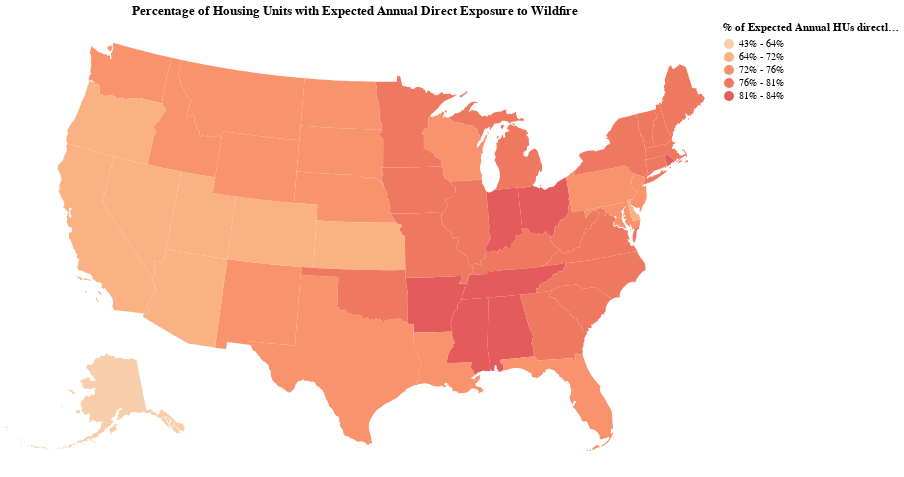

The notebook cell this image was saved under:
### Code cell
statesMap = alt.Chart(statesData).mark_geoshape().encode(
    color=alt.Color('naturalBreaks:O',
      legend=alt.Legend(title='% of Expected Annual HUs directly Exposed'),
      scale=alt.Scale(scheme='lightorange',domain=naturalBreaksLabels)),
    tooltip=[alt.Tooltip('NAME',title='State'),
      alt.Tooltip('Fraction EAHUexposed-Direct',title='% of Expected Annual HUs directly Exposed',format='.0%')]
).project(
    type='albersUsa'
).properties(
    title='Percentage of Housing Units with Expected Annual Direct Exposure to Wildfire',
    width=700,
    height=450
).configure_view(
    strokeWidth=0
)

statesMap

### Figure 1 — Vega-Lite specification as saved in the notebook (floating-point values rounded to 4 significant figures; data arrays with more than 128 entries replaced by an {"elided": "..."} marker saying what was removed)
{"config": {"view": {"continuousWidth": 400, "continuousHeight": 300, "strokeWidth": 0}}, "data": {"name": "data-d767309189206e972787be83c70af987"}, "mark": "geoshape", "encoding": {"color": {"field": "naturalBreaks", "legend": {"title": "% of Expected Annual HUs directly Exposed"}, "scale": {"domain": ["43% - 64%", "64% - 72%", "72% - 76%", "76% - 81%", "81% - 84%"], "scheme": "lightorange"}, "type": "ordinal"}, "tooltip": [{"field": "NAME", "title": "State", "type": "nominal"}, {"field": "Fraction EAHUexposed-Direct", "format": ".0%", "title": "% of Expected Annual HUs directly Exposed", "type": "quantitative"}]}, "height": 450, "projection": {"type": "albersUsa"}, "title": "Percentage of Housing Units with Expected Annual Direct Exposure to Wildfire", "width": 700, "$schema": "https://vega.github.io/schema/vega-lite/v4.17.0.json", "datasets": {"data-d767309189206e972787be83c70af987": [{"AFFGEOID": "0400000US24", "ALAND": 25151100280, "AWATER": 6979966958, "Expected Annual HU Exposed": 167.0, "Fraction EAHUexposed-Direct": 0.7398, "GEOID": "24", "LSAD": "00", "NAME": "Maryland", "STATEFP": "24", "STATENS": "01714934", "STUSPS": "MD", "Total number of exposed HUs": 1993000.0, "naturalBreaks": "72% - 76%", "quantiles": "20 - 40 percentile", "type": "Feature", "geometry": {"type": "MultiPolygon", "coordinates": {"elided": "2 rows, 534 float values in total"}}}, {"AFFGEOID": "0400000US19", "ALAND": 144661267977, "AWATER": 1084180812, "Expected Annual HU Exposed": 29.0, "Fraction EAHUexposed-Direct": 0.803, "GEOID": "19", "LSAD": "00", "NAME": "Iowa", "STATEFP": "19", "STATENS": "01779785", "STUSPS": "IA", "Total number of exposed HUs": 760600.0, "naturalBreaks": "76% - 81%", "quantiles": "0 - 20 percentile", "type": "Feature", "geometry": {"type": "Polygon", "coordinates": {"elided": "1x253x2 float values"}}}, {"AFFGEOID": "0400000US10", "ALAND": 5045925646, "AWATER": 1399985648, "Expected Annual HU Exposed": 54.0, "Fraction EAHUexposed-Direct": 0.668, "GEOID": "10", "LSAD": "00", "NAME": "Delaware", "STATEFP": "10", "STATENS": "01779781", "STUSPS": "DE", "Total number of exposed HUs": 330700.0, "naturalBreaks": "64% - 72%", "quantiles": "20 - 40 percentile", "type": "Feature", "geometry": {"type": "Polygon", "coordinates": [[[-75.77, 39.72], [-75.75, 39.76], [-75.72, 39.79], [-75.66, 39.82], [-75.59, 39.83], [-75.59, 39.83], [-75.58, 39.84], [-75.57, 39.84], [-75.48, 39.83], [-75.42, 39.8], [-75.46, 39.77], [-75.48, 39.72], [-75.51, 39.69], [-75.54, 39.65], [-75.56, 39.63], [-75.54, 39.6], [-75.51, 39.58], [-75.53, 39.54], [-75.53, 39.5], [-75.59, 39.48], [-75.57, 39.44], [-75.52, 39.39], [-75.51, 39.37], [-75.47, 39.33], [-75.41, 39.26], [-75.39, 39.19], [-75.41, 39.13], [-75.4, 39.06], [-75.34, 39.02], [-75.31, 38.95], [-75.3, 38.94], [-75.3, 38.91], [-75.23, 38.84], [-75.16, 38.79], [-75.11, 38.78], [-75.09, 38.8], [-75.07, 38.7], [-75.05, 38.54], [-75.05, 38.45], [-75.19, 38.45], [-75.34, 38.45], [-75.48, 38.45], [-75.69, 38.46], [-75.7, 38.54], [-75.7, 38.56], [-75.71, 38.64], [-75.71, 38.64], [-75.72, 38.83], [-75.75, 39.14], [-75.76, 39.25], [-75.76, 39.3], [-75.77, 39.38], [-75.77, 39.38], [-75.79, 39.72], [-75.77, 39.72]]]}}, {"AFFGEOID": "0400000US39", "ALAND": 105828882568, "AWATER": 10268850702, "Expected Annual HU Exposed": 50.0, "Fraction EAHUexposed-Direct": 0.8406, "GEOID": "39", "LSAD": "00", "NAME": "Ohio", "STATEFP": "39", "STATENS": "01085497", "STUSPS": "OH", "Total number of exposed HUs": 2747000.0, "naturalBreaks": "81% - 84%", "quantiles": "20 - 40 percentile", "type": "Feature", "geometry": {"type": "MultiPolygon", "coordinates": {"elided": "2 rows, 470 float values in total"}}}, {"AFFGEOID": "0400000US42", "ALAND": 115884442321, "AWATER": 3394589990, "Expected Annual HU Exposed": 99.0, "Fraction EAHUexposed-Direct": 0.7443, "GEOID": "42", "LSAD": "00", "NAME": "Pennsylvania", "STATEFP": "42", "STATENS": "01779798", "STUSPS": "PA", "Total number of exposed HUs": 3836000.0, "naturalBreaks": "72% - 76%", "quantiles": "20 - 40 percentile", "type": "Feature", "geometry": {"type": "Polygon", "coordinates": {"elided": "1x177x2 float values"}}}, {"AFFGEOID": "0400000US31", "ALAND": 198956658395, "AWATER": 1371829134, "Expected Annual HU Exposed": 34.0, "Fraction EAHUexposed-Direct": 0.7248, "GEOID": "31", "LSAD": "00", "NAME": "Nebraska", "STATEFP": "31", "STATENS": "01779792", "STUSPS": "NE", "Total number of exposed HUs": 311100.0, "naturalBreaks": "72% - 76%", "quantiles": "0 - 20 percentile", "type": "Feature", "geometry": {"type": "Polygon", "coordinates": {"elided": "1x205x2 float values"}}}, {"AFFGEOID": "0400000US53", "ALAND": 172112588220, "AWATER": 12559278850, "Expected Annual HU Exposed": 745.0, "Fraction EAHUexposed-Direct": 0.7403, "GEOID": "53", "LSAD": "00", "NAME": "Washington", "STATEFP": "53", "STATENS": "01779804", "STUSPS": "WA", "Total number of exposed HUs": 1779000.0, "naturalBreaks": "72% - 76%", "quantiles": "60 - 80 percentile", "type": "Feature", "geometry": {"type": "MultiPolygon", "coordinates": {"elided": "2 rows, 474 float values in total"}}}, {"AFFGEOID": "0400000US01", "ALAND": 131174048583, "AWATER": 4593327154, "Expected Annual HU Exposed": 462.0, "Fraction EAHUexposed-Direct": 0.8225, "GEOID": "01", "LSAD": "00", "NAME": "Alabama", "STATEFP": "01", "STATENS": "01779775", "STUSPS": "AL", "Total number of exposed HUs": 1766000.0, "naturalBreaks": "81% - 84%", "quantiles": "40 - 60 percentile", "type": "Feature", "geometry": {"type": "Polygon", "coordinates": {"elided": "1x180x2 float values"}}}, {"AFFGEOID": "0400000US05", "ALAND": 134768872727, "AWATER": 2962859592, "Expected Annual HU Exposed": 849.0, "Fraction EAHUexposed-Direct": 0.8242, "GEOID": "05", "LSAD": "00", "NAME": "Arkansas", "STATEFP": "05", "STATENS": "00068085", "STUSPS": "AR", "Total number of exposed HUs": 1020000.0, "naturalBreaks": "81% - 84%", "quantiles": "80 - 100 percentile", "type": "Feature", "geometry": {"type": "Polygon", "coordinates": {"elided": "1x219x2 float values"}}}, {"AFFGEOID": "0400000US35", "ALAND": 314196306401, "AWATER": 728776523, "Expected Annual HU Exposed": 538.0, "Fraction EAHUexposed-Direct": 0.7635, "GEOID": "35", "LSAD": "00", "NAME": "New Mexico", "STATEFP": "35", "STATENS": "00897535", "STUSPS": "NM", "Total number of exposed HUs": 680300.0, "naturalBreaks": "72% - 76%", "quantiles": "60 - 80 percentile", "type": "Feature", "geometry": {"type": "Polygon", "coordinates": {"elided": "1x106x2 float values"}}}, {"AFFGEOID": "0400000US48", "ALAND": 676653171537, "AWATER": 19006305260, "Expected Annual HU Exposed": 2623.0, "Fraction EAHUexposed-Direct": 0.7371, "GEOID": "48", "LSAD": "00", "NAME": "Texas", "STATEFP": "48", "STATENS": "01779801", "STUSPS": "TX", "Total number of exposed HUs": 6821000.0, "naturalBreaks": "72% - 76%", "quantiles": "80 - 100 percentile", "type": "Feature", "geometry": {"type": "Polygon", "coordinates": {"elided": "1x553x2 float values"}}}, {"AFFGEOID": "0400000US06", "ALAND": 403503931312, "AWATER": 20463871877, "Expected Annual HU Exposed": 13650.0, "Fraction EAHUexposed-Direct": 0.6992, "GEOID": "06", "LSAD": "00", "NAME": "California", "STATEFP": "06", "STATENS": "01779778", "STUSPS": "CA", "Total number of exposed HUs": 7056000.0, "naturalBreaks": "64% - 72%", "quantiles": "80 - 100 percentile", "type": "Feature", "geometry": {"type": "MultiPolygon", "coordinates": {"elided": "6 rows, 934 float values in total"}}}, {"AFFGEOID": "0400000US21", "ALAND": 102279490672, "AWATER": 2375337755, "Expected Annual HU Exposed": 1315.0, "Fraction EAHUexposed-Direct": 0.8083, "GEOID": "21", "LSAD": "00", "NAME": "Kentucky", "STATEFP": "21", "STATENS": "01779786", "STUSPS": "KY", "Total number of exposed HUs": 1579000.0, "naturalBreaks": "76% - 81%", "quantiles": "80 - 100 percentile", "type": "Feature", "geometry": {"type": "Polygon", "coordinates": {"elided": "1x333x2 float values"}}}, {"AFFGEOID": "0400000US13", "ALAND": 149482048342, "AWATER": 4422936154, "Expected Annual HU Exposed": 472.0, "Fraction EAHUexposed-Direct": 0.8033, "GEOID": "13", "LSAD": "00", "NAME": "Georgia", "STATEFP": "13", "STATENS": "01705317", "STUSPS": "GA", "Total number of exposed HUs": 3463000.0, "naturalBreaks": "76% - 81%", "quantiles": "40 - 60 percentile", "type": "Feature", "geometry": {"type": "Polygon", "coordinates": {"elided": "1x267x2 float values"}}}, {"AFFGEOID": "0400000US55", "ALAND": 140290039723, "AWATER": 29344951758, "Expected Annual HU Exposed": 47.0, "Fraction EAHUexposed-Direct": 0.7521, "GEOID": "55", "LSAD": "00", "NAME": "Wisconsin", "STATEFP": "55", "STATENS": "01779806", "STUSPS": "WI", "Total number of exposed HUs": 1383000.0, "naturalBreaks": "72% - 76%", "quantiles": "20 - 40 percentile", "type": "Feature", "geometry": {"type": "MultiPolygon", "coordinates": {"elided": "3 rows, 662 float values in total"}}}, {"AFFGEOID": "0400000US41", "ALAND": 248606993270, "AWATER": 6192386935, "Expected Annual HU Exposed": 521.0, "Fraction EAHUexposed-Direct": 0.7157, "GEOID": "41", "LSAD": "00", "NAME": "Oregon", "STATEFP": "41", "STATENS": "01155107", "STUSPS": "OR", "Total number of exposed HUs": 1073000.0, "naturalBreaks": "64% - 72%", "quantiles": "40 - 60 percentile", "type": "Feature", "geometry": {"type": "Polygon", "coordinates": {"elided": "1x254x2 float values"}}}, {"AFFGEOID": "0400000US29", "ALAND": 178050802184, "AWATER": 2489425460, "Expected Annual HU Exposed": 555.0, "Fraction EAHUexposed-Direct": 0.7946, "GEOID": "29", "LSAD": "00", "NAME": "Missouri", "STATEFP": "29", "STATENS": "01779791", "STUSPS": "MO", "Total number of exposed HUs": 1647000.0, "naturalBreaks": "76% - 81%", "quantiles": "60 - 80 percentile", "type": "Feature", "geometry": {"type": "Polygon", "coordinates": {"elided": "1x317x2 float values"}}}, {"AFFGEOID": "0400000US51", "ALAND": 102257717110, "AWATER": 8528531774, "Expected Annual HU Exposed": 597.0, "Fraction EAHUexposed-Direct": 0.777, "GEOID": "51", "LSAD": "00", "NAME": "Virginia", "STATEFP": "51", "STATENS": "01779803", "STUSPS": "VA", "Total number of exposed HUs": 2835000.0, "naturalBreaks": "76% - 81%", "quantiles": "60 - 80 percentile", "type": "Feature", "geometry": {"type": "MultiPolygon", "coordinates": {"elided": "2 rows, 654 float values in total"}}}, {"AFFGEOID": "0400000US47", "ALAND": 106802728188, "AWATER": 2350123465, "Expected Annual HU Exposed": 601.0, "Fraction EAHUexposed-Direct": 0.8281, "GEOID": "47", "LSAD": "00", "NAME": "Tennessee", "STATEFP": "47", "STATENS": "01325873", "STUSPS": "TN", "Total number of exposed HUs": 2272000.0, "naturalBreaks": "81% - 84%", "quantiles": "60 - 80 percentile", "type": "Feature", "geometry": {"type": "Polygon", "coordinates": {"elided": "1x249x2 float values"}}}, {"AFFGEOID": "0400000US22", "ALAND": 111897594374, "AWATER": 23753621895, "Expected Annual HU Exposed": 283.0, "Fraction EAHUexposed-Direct": 0.7329, "GEOID": "22", "LSAD": "00", "NAME": "Louisiana", "STATEFP": "22", "STATENS": "01629543", "STUSPS": "LA", "Total number of exposed HUs": 1349000.0, "naturalBreaks": "72% - 76%", "quantiles": "40 - 60 percentile", "type": "Feature", "geometry": {"type": "Polygon", "coordinates": {"elided": "1x300x2 float values"}}}, {"AFFGEOID": "0400000US36", "ALAND": 122049149763, "AWATER": 19246994695, "Expected Annual HU Exposed": 104.0, "Fraction EAHUexposed-Direct": 0.7853, "GEOID": "36", "LSAD": "00", "NAME": "New York", "STATEFP": "36", "STATENS": "01779796", "STUSPS": "NY", "Total number of exposed HUs": 3062000.0, "naturalBreaks": "76% - 81%", "quantiles": "20 - 40 percentile", "type": "Feature", "geometry": {"type": "MultiPolygon", "coordinates": {"elided": "2 rows, 668 float values in total"}}}, {"AFFGEOID": "0400000US26", "ALAND": 146600952990, "AWATER": 103885855702, "Expected Annual HU Exposed": 49.0, "Fraction EAHUexposed-Direct": 0.7874, "GEOID": "26", "LSAD": "00", "NAME": "Michigan", "STATEFP": "26", "STATENS": "01779789", "STUSPS": "MI", "Total number of exposed HUs": 2060000.0, "naturalBreaks": "76% - 81%", "quantiles": "20 - 40 percentile", "type": "Feature", "geometry": {"type": "MultiPolygon", "coordinates": {"elided": "6 rows, 954 float values in total"}}}, {"AFFGEOID": "0400000US16", "ALAND": 214049787659, "AWATER": 2391722557, "Expected Annual HU Exposed": 930.0, "Fraction EAHUexposed-Direct": 0.7399, "GEOID": "16", "LSAD": "00", "NAME": "Idaho", "STATEFP": "16", "STATENS": "01779783", "STUSPS": "ID", "Total number of exposed HUs": 451800.0, "naturalBreaks": "72% - 76%", "quantiles": "80 - 100 percentile", "type": "Feature", "geometry": {"type": "Polygon", "coordinates": {"elided": "1x267x2 float values"}}}, {"AFFGEOID": "0400000US12", "ALAND": 138949136250, "AWATER": 31361101223, "Expected Annual HU Exposed": 5581.0, "Fraction EAHUexposed-Direct": 0.7598, "GEOID": "12", "LSAD": "00", "NAME": "Florida", "STATEFP": "12", "STATENS": "00294478", "STUSPS": "FL", "Total number of exposed HUs": 5076000.0, "naturalBreaks": "72% - 76%", "quantiles": "80 - 100 percentile", "type": "Feature", "geometry": {"type": "MultiPolygon", "coordinates": {"elided": "4 rows, 770 float values in total"}}}, {"AFFGEOID": "0400000US02", "ALAND": 1478839695958, "AWATER": 245481577452, "Expected Annual HU Exposed": 220.0, "Fraction EAHUexposed-Direct": 0.6366, "GEOID": "02", "LSAD": "00", "NAME": "Alaska", "STATEFP": "02", "STATENS": "01785533", "STUSPS": "AK", "Total number of exposed HUs": 247100.0, "naturalBreaks": "43% - 64%", "quantiles": "40 - 60 percentile", "type": "Feature", "geometry": {"type": "MultiPolygon", "coordinates": {"elided": "47 rows, 4538 float values in total"}}}, {"AFFGEOID": "0400000US17", "ALAND": 143780567633, "AWATER": 6214824948, "Expected Annual HU Exposed": 32.0, "Fraction EAHUexposed-Direct": 0.7896, "GEOID": "17", "LSAD": "00", "NAME": "Illinois", "STATEFP": "17", "STATENS": "01779784", "STUSPS": "IL", "Total number of exposed HUs": 1477000.0, "naturalBreaks": "76% - 81%", "quantiles": "0 - 20 percentile", "type": "Feature", "geometry": {"type": "Polygon", "coordinates": {"elided": "1x322x2 float values"}}}, {"AFFGEOID": "0400000US30", "ALAND": 376962738765, "AWATER": 3869208832, "Expected Annual HU Exposed": 457.0, "Fraction EAHUexposed-Direct": 0.7233, "GEOID": "30", "LSAD": "00", "NAME": "Montana", "STATEFP": "30", "STATENS": "00767982", "STUSPS": "MT", "Total number of exposed HUs": 373800.0, "naturalBreaks": "72% - 76%", "quantiles": "40 - 60 percentile", "type": "Feature", "geometry": {"type": "Polygon", "coordinates": {"elided": "1x245x2 float values"}}}, {"AFFGEOID": "0400000US27", "ALAND": 206228939448, "AWATER": 18945217189, "Expected Annual HU Exposed": 222.0, "Fraction EAHUexposed-Direct": 0.8053, "GEOID": "27", "LSAD": "00", "NAME": "Minnesota", "STATEFP": "27", "STATENS": "00662849", "STUSPS": "MN", "Total number of exposed HUs": 1369000.0, "naturalBreaks": "76% - 81%", "quantiles": "40 - 60 percentile", "type": "Feature", "geometry": {"type": "Polygon", "coordinates": {"elided": "1x311x2 float values"}}}, {"AFFGEOID": "0400000US18", "ALAND": 92789302676, "AWATER": 1538002829, "Expected Annual HU Exposed": 40.0, "Fraction EAHUexposed-Direct": 0.8277, "GEOID": "18", "LSAD": "00", "NAME": "Indiana", "STATEFP": "18", "STATENS": "00448508", "STUSPS": "IN", "Total number of exposed HUs": 1540000.0, "naturalBreaks": "81% - 84%", "quantiles": "0 - 20 percentile", "type": "Feature", "geometry": {"type": "Polygon", "coordinates": {"elided": "1x219x2 float values"}}}, {"AFFGEOID": "0400000US25", "ALAND": 20205125364, "AWATER": 7129925486, "Expected Annual HU Exposed": 46.0, "Fraction EAHUexposed-Direct": 0.7684, "GEOID": "25", "LSAD": "00", "NAME": "Massachusetts", "STATEFP": "25", "STATENS": "00606926", "STUSPS": "MA", "Total number of exposed HUs": 1501000.0, "naturalBreaks": "76% - 81%", "quantiles": "0 - 20 percentile", "type": "Feature", "geometry": {"type": "MultiPolygon", "coordinates": {"elided": "3 rows, 434 float values in total"}}}, {"AFFGEOID": "0400000US20", "ALAND": 211755344060, "AWATER": 1344141205, "Expected Annual HU Exposed": 106.0, "Fraction EAHUexposed-Direct": 0.693, "GEOID": "20", "LSAD": "00", "NAME": "Kansas", "STATEFP": "20", "STATENS": "00481813", "STUSPS": "KS", "Total number of exposed HUs": 653200.0, "naturalBreaks": "64% - 72%", "quantiles": "20 - 40 percentile", "type": "Feature", "geometry": {"type": "Polygon", "coordinates": {"elided": "1x170x2 float values"}}}, {"AFFGEOID": "0400000US32", "ALAND": 284329506470, "AWATER": 2047206072, "Expected Annual HU Exposed": 875.0, "Fraction EAHUexposed-Direct": 0.7038, "GEOID": "32", "LSAD": "00", "NAME": "Nevada", "STATEFP": "32", "STATENS": "01779793", "STUSPS": "NV", "Total number of exposed HUs": 474600.0, "naturalBreaks": "64% - 72%", "quantiles": "80 - 100 percentile", "type": "Feature", "geometry": {"type": "Polygon", "coordinates": {"elided": "1x142x2 float values"}}}, {"AFFGEOID": "0400000US50", "ALAND": 23874175944, "AWATER": 1030416650, "Expected Annual HU Exposed": 4.0, "Fraction EAHUexposed-Direct": 0.7816, "GEOID": "50", "LSAD": "00", "NAME": "Vermont", "STATEFP": "50", "STATENS": "01779802", "STUSPS": "VT", "Total number of exposed HUs": 240500.0, "naturalBreaks": "76% - 81%", "quantiles": "0 - 20 percentile", "type": "Feature", "geometry": {"type": "Polygon", "coordinates": {"elided": "1x130x2 float values"}}}, {"AFFGEOID": "0400000US09", "ALAND": 12542497068, "AWATER": 1815617571, "Expected Annual HU Exposed": 28.0, "Fraction EAHUexposed-Direct": 0.7832, "GEOID": "09", "LSAD": "00", "NAME": "Connecticut", "STATEFP": "09", "STATENS": "01779780", "STUSPS": "CT", "Total number of exposed HUs": 966400.0, "naturalBreaks": "76% - 81%", "quantiles": "0 - 20 percentile", "type": "Feature", "geometry": {"type": "Polygon", "coordinates": {"elided": "1x98x2 float values"}}}, {"AFFGEOID": "0400000US34", "ALAND": 19047825980, "AWATER": 3544860246, "Expected Annual HU Exposed": 534.0, "Fraction EAHUexposed-Direct": 0.7608, "GEOID": "34", "LSAD": "00", "NAME": "New Jersey", "STATEFP": "34", "STATENS": "01779795", "STUSPS": "NJ", "Total number of exposed HUs": 2101000.0, "naturalBreaks": "72% - 76%", "quantiles": "40 - 60 percentile", "type": "Feature", "geometry": {"type": "Polygon", "coordinates": {"elided": "1x164x2 float values"}}}, {"AFFGEOID": "0400000US37", "ALAND": 125923656064, "AWATER": 13466071395, "Expected Annual HU Exposed": 561.0, "Fraction EAHUexposed-Direct": 0.7743, "GEOID": "37", "LSAD": "00", "NAME": "North Carolina", "STATEFP": "37", "STATENS": "01027616", "STUSPS": "NC", "Total number of exposed HUs": 3613000.0, "naturalBreaks": "76% - 81%", "quantiles": "60 - 80 percentile", "type": "Feature", "geometry": {"type": "Polygon", "coordinates": {"elided": "1x228x2 float values"}}}, {"AFFGEOID": "0400000US49", "ALAND": 212886221680, "AWATER": 6998824394, "Expected Annual HU Exposed": 1270.0, "Fraction EAHUexposed-Direct": 0.6597, "GEOID": "49", "LSAD": "00", "NAME": "Utah", "STATEFP": "49", "STATENS": "01455989", "STUSPS": "UT", "Total number of exposed HUs": 743700.0, "naturalBreaks": "64% - 72%", "quantiles": "80 - 100 percentile", "type": "Feature", "geometry": {"type": "Polygon", "coordinates": {"elided": "1x92x2 float values"}}}, {"AFFGEOID": "0400000US38", "ALAND": 178707534813, "AWATER": 4403267548, "Expected Annual HU Exposed": 48.0, "Fraction EAHUexposed-Direct": 0.7448, "GEOID": "38", "LSAD": "00", "NAME": "North Dakota", "STATEFP": "38", "STATENS": "01779797", "STUSPS": "ND", "Total number of exposed HUs": 174700.0, "naturalBreaks": "72% - 76%", "quantiles": "20 - 40 percentile", "type": "Feature", "geometry": {"type": "Polygon", "coordinates": {"elided": "1x128x2 float values"}}}, {"AFFGEOID": "0400000US45", "ALAND": 77864918488, "AWATER": 5075218778, "Expected Annual HU Exposed": 291.0, "Fraction EAHUexposed-Direct": 0.7846, "GEOID": "45", "LSAD": "00", "NAME": "South Carolina", "STATEFP": "45", "STATENS": "01779799", "STUSPS": "SC", "Total number of exposed HUs": 1832000.0, "naturalBreaks": "76% - 81%", "quantiles": "40 - 60 percentile", "type": "Feature", "geometry": {"type": "Polygon", "coordinates": {"elided": "1x192x2 float values"}}}, {"AFFGEOID": "0400000US28", "ALAND": 121533519481, "AWATER": 3926919758, "Expected Annual HU Exposed": 581.0, "Fraction EAHUexposed-Direct": 0.8278, "GEOID": "28", "LSAD": "00", "NAME": "Mississippi", "STATEFP": "28", "STATENS": "01779790", "STUSPS": "MS", "Total number of exposed HUs": 1070000.0, "naturalBreaks": "81% - 84%", "quantiles": "60 - 80 percentile", "type": "Feature", "geometry": {"type": "Polygon", "coordinates": {"elided": "1x227x2 float values"}}}, {"AFFGEOID": "0400000US08", "ALAND": 268422891711, "AWATER": 1181621593, "Expected Annual HU Exposed": 780.0, "Fraction EAHUexposed-Direct": 0.7119, "GEOID": "08", "LSAD": "00", "NAME": "Colorado", "STATEFP": "08", "STATENS": "01779779", "STUSPS": "CO", "Total number of exposed HUs": 1331000.0, "naturalBreaks": "64% - 72%", "quantiles": "60 - 80 percentile", "type": "Feature", "geometry": {"type": "Polygon", "coordinates": {"elided": "1x96x2 float values"}}}, {"AFFGEOID": "0400000US46", "ALAND": 196346981786, "AWATER": 3382720225, "Expected Annual HU Exposed": 246.0, "Fraction EAHUexposed-Direct": 0.7562, "GEOID": "46", "LSAD": "00", "NAME": "South Dakota", "STATEFP": "46", "STATENS": "01785534", "STUSPS": "SD", "Total number of exposed HUs": 233600.0, "naturalBreaks": "72% - 76%", "quantiles": "40 - 60 percentile", "type": "Feature", "geometry": {"type": "Polygon", "coordinates": {"elided": "1x186x2 float values"}}}, {"AFFGEOID": "0400000US40", "ALAND": 177662925723, "AWATER": 3374587997, "Expected Annual HU Exposed": 2129.0, "Fraction EAHUexposed-Direct": 0.789, "GEOID": "40", "LSAD": "00", "NAME": "Oklahoma", "STATEFP": "40", "STATENS": "01102857", "STUSPS": "OK", "Total number of exposed HUs": 1133000.0, "naturalBreaks": "76% - 81%", "quantiles": "80 - 100 percentile", "type": "Feature", "geometry": {"type": "Polygon", "coordinates": {"elided": "1x236x2 float values"}}}, {"AFFGEOID": "0400000US56", "ALAND": 251458544898, "AWATER": 1867670745, "Expected Annual HU Exposed": 126.0, "Fraction EAHUexposed-Direct": 0.7184, "GEOID": "56", "LSAD": "00", "NAME": "Wyoming", "STATEFP": "56", "STATENS": "01779807", "STUSPS": "WY", "Total number of exposed HUs": 212300.0, "naturalBreaks": "72% - 76%", "quantiles": "20 - 40 percentile", "type": "Feature", "geometry": {"type": "Polygon", "coordinates": {"elided": "1x96x2 float values"}}}, {"AFFGEOID": "0400000US54", "ALAND": 62266474513, "AWATER": 489028543, "Expected Annual HU Exposed": 579.0, "Fraction EAHUexposed-Direct": 0.7865, "GEOID": "54", "LSAD": "00", "NAME": "West Virginia", "STATEFP": "54", "STATENS": "01779805", "STUSPS": "WV", "Total number of exposed HUs": 704800.0, "naturalBreaks": "76% - 81%", "quantiles": "60 - 80 percentile", "type": "Feature", "geometry": {"type": "Polygon", "coordinates": {"elided": "1x241x2 float values"}}}, {"AFFGEOID": "0400000US23", "ALAND": 79887426037, "AWATER": 11746549764, "Expected Annual HU Exposed": 5.0, "Fraction EAHUexposed-Direct": 0.801, "GEOID": "23", "LSAD": "00", "NAME": "Maine", "STATEFP": "23", "STATENS": "01779787", "STUSPS": "ME", "Total number of exposed HUs": 491800.0, "naturalBreaks": "76% - 81%", "quantiles": "0 - 20 percentile", "type": "Feature", "geometry": {"type": "MultiPolygon", "coordinates": {"elided": "2 rows, 518 float values in total"}}}, {"AFFGEOID": "0400000US15", "ALAND": 16633990195, "AWATER": 11777809026, "Expected Annual HU Exposed": 575.0, "Fraction EAHUexposed-Direct": 0.4316, "GEOID": "15", "LSAD": "00", "NAME": "Hawaii", "STATEFP": "15", "STATENS": "01779782", "STUSPS": "HI", "Total number of exposed HUs": 425600.0, "naturalBreaks": null, "quantiles": "60 - 80 percentile", "type": "Feature", "geometry": {"type": "MultiPolygon", "coordinates": {"elided": "8 rows, 470 float values in total"}}}, {"AFFGEOID": "0400000US33", "ALAND": 23189413166, "AWATER": 1026675248, "Expected Annual HU Exposed": 17.0, "Fraction EAHUexposed-Direct": 0.791, "GEOID": "33", "LSAD": "00", "NAME": "New Hampshire", "STATEFP": "33", "STATENS": "01779794", "STUSPS": "NH", "Total number of exposed HUs": 479600.0, "naturalBreaks": "76% - 81%", "quantiles": "0 - 20 percentile", "type": "Feature", "geometry": {"type": "Polygon", "coordinates": {"elided": "1x132x2 float values"}}}, {"AFFGEOID": "0400000US04", "ALAND": 294198551143, "AWATER": 1027337603, "Expected Annual HU Exposed": 1817.0, "Fraction EAHUexposed-Direct": 0.682, "GEOID": "04", "LSAD": "00", "NAME": "Arizona", "STATEFP": "04", "STATENS": "01779777", "STUSPS": "AZ", "Total number of exposed HUs": 1540000.0, "naturalBreaks": "64% - 72%", "quantiles": "80 - 100 percentile", "type": "Feature", "geometry": {"type": "Polygon", "coordinates": {"elided": "1x155x2 float values"}}}, {"AFFGEOID": "0400000US44", "ALAND": 2677779902, "AWATER": 1323670487, "Expected Annual HU Exposed": 2.0, "Fraction EAHUexposed-Direct": 0.8444, "GEOID": "44", "LSAD": "00", "NAME": "Rhode Island", "STATEFP": "44", "STATENS": "01219835", "STUSPS": "RI", "Total number of exposed HUs": 170900.0, "naturalBreaks": "81% - 84%", "quantiles": "0 - 20 percentile", "type": "Feature", "geometry": {"type": "MultiPolygon", "coordinates": [[[[-71.63, 41.17], [-71.59, 41.24], [-71.55, 41.24], [-71.53, 41.18], [-71.52, 41.15], [-71.59, 41.15], [-71.63, 41.17]]], [[[-71.86, 41.32], [-71.84, 41.35], [-71.84, 41.41], [-71.8, 41.42], [-71.79, 41.55], [-71.79, 41.6], [-71.79, 41.6], [-71.79, 41.64], [-71.79, 41.72], [-71.79, 41.73], [-71.79, 41.81], [-71.8, 42.01], [-71.61, 42.01], [-71.59, 42.01], [-71.56, 42.01], [-71.5, 42.02], [-71.46, 42.02], [-71.38, 42.02], [-71.38, 41.99], [-71.38, 41.95], [-71.38, 41.89], [-71.34, 41.89], [-71.34, 41.83], [-71.33, 41.78], [-71.32, 41.78], [-71.26, 41.75], [-71.21, 41.69], [-71.2, 41.68], [-71.2, 41.68], [-71.13, 41.66], [-71.14, 41.6], [-71.12, 41.5], [-71.14, 41.49], [-71.19, 41.46], [-71.21, 41.47], [-71.24, 41.48], [-71.25, 41.48], [-71.29, 41.49], [-71.31, 41.45], [-71.35, 41.45], [-71.39, 41.46], [-71.42, 41.46], [-71.43, 41.45], [-71.46, 41.41], [-71.48, 41.37], [-71.56, 41.37], [-71.62, 41.36], [-71.7, 41.34], [-71.73, 41.33], [-71.79, 41.33], [-71.86, 41.31], [-71.86, 41.32]]]]}}]}}
